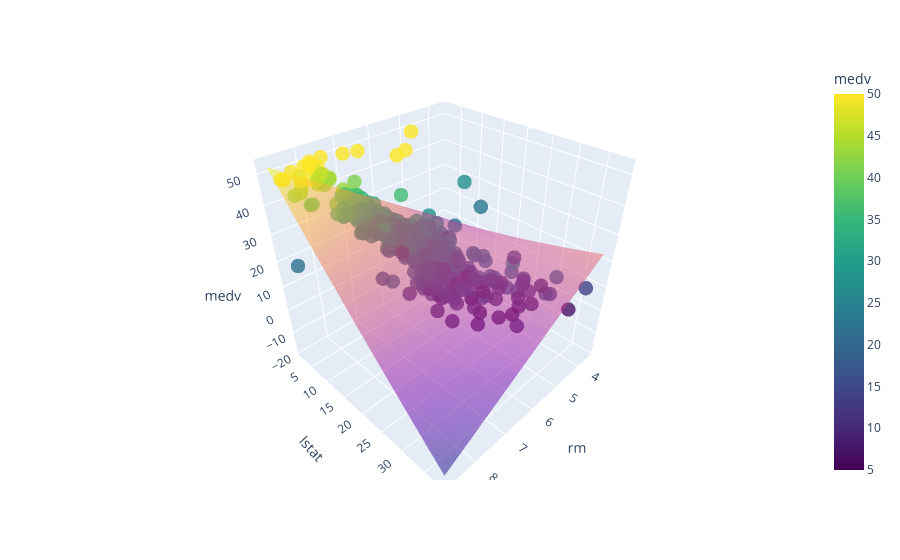

The cell this chart's notebook holds for it:
### Markdown cell above
Aumento não siginificativo em R2 e diminuição de R2 ajustado, além de p-valor alto para lstat_2, indicando que a adição dessa feature no modelo não é relevante.

### Code cell
beta_0 = model.params["const"]
beta_1 = model.params["rm"]
beta_2 = model.params["lstat"]
beta_3 = model.params["rm_lstat"]
beta_4 = model.params["lstat_2"]

rm_grid, lstat_grid = np.meshgrid(
    np.linspace(X["rm"].min(), X["rm"].max(), 100),
    np.linspace(X["lstat"].min(), X["lstat"].max(), 100),
)
rm_lstat_grid = rm_grid * lstat_grid

Z = beta_0 + (beta_1 * rm_grid) + (beta_2 * lstat_grid) + (beta_3 * rm_lstat_grid) + (beta_4 * lstat_grid ** 2)

fig = px.scatter_3d(
    df,
    x="rm",
    y="lstat",
    z="medv",
    color="medv",
    color_continuous_scale="Viridis",
    opacity=0.8,
)
fig.update_traces(marker=dict(size=5))


fig.add_trace(
    go.Surface(
        x=rm_grid,
        y=lstat_grid,
        z=Z,
        opacity=0.5,
        showscale=False
    )
)

fig.update_layout(
    scene=dict(
        xaxis_title="rm",
        yaxis_title="lstat",
        zaxis_title="medv"
    )
)

fig.show()

### Figure 1 — Plotly figure (JSON) as saved in the notebook; plotly's stock layout.template omitted (floating-point values rounded to 4 significant figures; data arrays with more than 128 entries replaced by an {"elided": "..."} marker saying what was removed)
{"data": [{"hovertemplate": "rm=%{x}<br>lstat=%{y}<br>medv=%{marker.color}<extra></extra>", "legendgroup": "", "marker": {"color": {"elided": "506 float values"}, "coloraxis": "coloraxis", "opacity": 0.8, "size": 5, "symbol": "circle"}, "mode": "markers", "name": "", "scene": "scene", "showlegend": false, "type": "scatter3d", "x": {"elided": "506 float values"}, "y": {"elided": "506 float values"}, "z": {"elided": "506 float values"}}, {"opacity": 0.5, "showscale": false, "type": "surface", "x": {"elided": "100x100 float values"}, "y": {"elided": "100x100 float values"}, "z": {"elided": "100x100 float values"}}], "layout": {"coloraxis": {"colorbar": {"title": {"text": "medv"}}, "colorscale": [[0, "#440154"], [0.1111, "#482878"], [0.2222, "#3e4989"], [0.3333, "#31688e"], [0.4444, "#26828e"], [0.5556, "#1f9e89"], [0.6667, "#35b779"], [0.7778, "#6ece58"], [0.8889, "#b5de2b"], [1, "#fde725"]]}, "legend": {"tracegroupgap": 0}, "margin": {"t": 60}, "scene": {"domain": {"x": [0, 1], "y": [0, 1]}, "xaxis": {"title": {"text": "rm"}}, "yaxis": {"title": {"text": "lstat"}}, "zaxis": {"title": {"text": "medv"}}}}}
